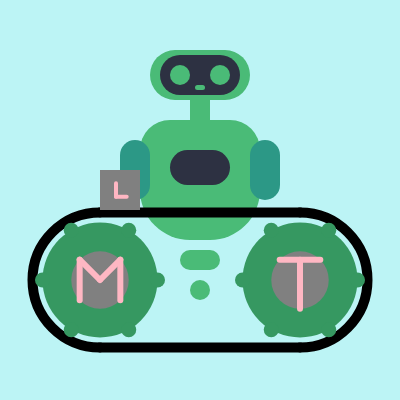
Frame 1 (no input)
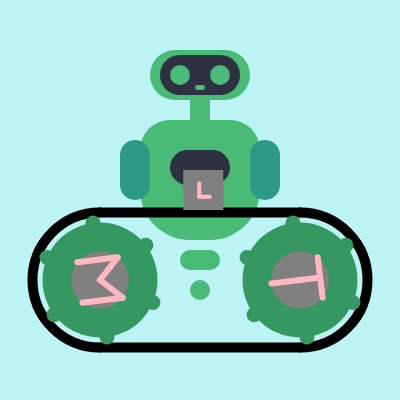
Frame 60 (no input)
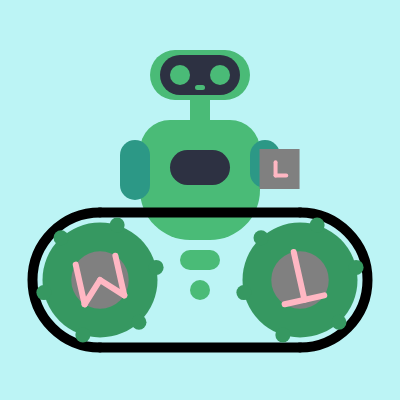
Frame 120 (the mouse pressed at the canvas centre since frame 60)

The p5.js sketch that drew these frames (run headless with seeded random() and noise() and a simulated clock; from frame 60 on, the mouse is pressed at the canvas centre):

// p5.js sketch
// ── sketch.js
/**
 * ECE_4525: Project 0, Logo Animation
 * Author: Matthew Luu Trang
 * PID: mattluutrang
 * Date: 9/2/2021
 *
 * This assignment contains the code for my logo, a robot and assembly line. The letters M, L, and T
 * are all present in the logo and are representative of my initials.
 */


class T {
  /**
   * This class forms the letter T
   */
  constructor(x, y, diameter, angle, r_rate) {
    this.x = x;
    this.y = y;
    this.d = diameter;
    this.angle = angle;
    this.r_rate = r_rate;
  }
  draw() {
    /**
     * Draw the letter T using the angle and trigonometry
     */
    stroke("#FFB7C3");
    strokeWeight(6);
    var tr_x = this.x + this.d / 2 * cos(-PI / 4 + this.angle);
    var tr_y = this.y + this.d / 2 * sin(-PI / 4 + this.angle);
    var tl_x = this.x + this.d / 2 * cos(-3 * PI / 4 + this.angle);
    var tl_y = this.y + this.d / 2 * sin(-3 * PI / 4 + this.angle);
    line(tl_x, tl_y, tr_x, tr_y); // Draw the top line of the T
    var b_x = this.x + this.d / 2 * cos(-3 * PI / 2 + this.angle);
    var b_y = this.y + this.d / 2 * sin(-3 * PI / 2 + this.angle);
    var m_x = (tr_x + tl_x) / 2;
    var m_y = (tr_y + tl_y) / 2;
    line(b_x, b_y, m_x, m_y); // Draw the stalk of the T
  }
  update() {
    /**
     * Update the angle
     */
    this.angle = this.angle + this.r_rate;
  }
}

class L {
  /**
   * This class forms the letter L
   * @param {*} x: The x coordinate of the L
   * @param {*} y: The y coordinate of the L
   * @param {*} diameter: The diameter of the L
   * @param {*} angle: The angle of the L
   * @param {*} r_rate: The rotation rate of the L
   */
  constructor(x, y, diameter) {
    this.x = x;
    this.y = y;
    this.d = diameter;
  }
  draw() {
    /**
     * Draw the letter L
     */
    stroke("#FFB7C3");
    strokeWeight(4);
    var tl_x = this.x + this.d / 2.5;
    var tl_y = this.y + this.d / 3;
    var bl_x = this.x + this.d / 2.5;
    var bl_y = this.y + 2 * this.d / 3;
    line(tl_x, tl_y, bl_x, bl_y); // Draw the vertical line
    var br_x = this.x + 2 * this.d / 3;
    var br_y = this.y + 2 * this.d / 3;
    line(br_x, br_y, bl_x, bl_y); // Draw the horizontal line

  }
  update(x, y) {
    /**
     * Update the position
     */
    this.x = x;
    this.y = y;
  }
}

class M {
  /**
   * This class forms the letter M
   * @param {*} x: The x coordinate of the M
   * @param {*} y: The y coordinate of the M
   * @param {*} diameter: The diameter of the M
   * @param {*} angle: The angle of the M
   * @param {*} r_rate: The rotation rate of the M
   */
  constructor(x, y, diameter, angle, r_rate) {
    this.x = x;
    this.y = y;
    this.d = diameter;
    this.angle = angle;
    this.r_rate = r_rate;
  }
  draw() {
    /**
     * Draw the letter M using the angle and trigonometry
     */
    stroke("#FFB7C3");
    strokeWeight(6);
    var tr_x = this.x + this.d / 2 * cos(-PI / 4 + this.angle);
    var tr_y = this.y + this.d / 2 * sin(-PI / 4 + this.angle);
    line(this.x, this.y, tr_x, tr_y);
    var tl_x = this.x + this.d / 2 * cos(-3 * PI / 4 + this.angle);
    var tl_y = this.y + this.d / 2 * sin(-3 * PI / 4 + this.angle);
    line(this.x, this.y, tl_x, tl_y);
    var bl_x = this.x + this.d / 2 * cos(-5 * PI / 4 + this.angle);
    var bl_y = this.y + this.d / 2 * sin(-5 * PI / 4 + this.angle);
    line(bl_x, bl_y, tl_x, tl_y);
    var br_x = this.x + this.d / 2 * cos(-7 * PI / 4 + this.angle);
    var br_y = this.y + this.d / 2 * sin(-7 * PI / 4 + this.angle);
    line(br_x, br_y, tr_x, tr_y);
  }
  update() {
    /**
     * Update the angle
     */
    this.angle = this.angle + this.r_rate;
  }
}

class Gear {
  /**
   * This class forms a rotating gear with a letter
   * @param {*} x: The x coordinate of the gear
   * @param {*} y: The y coordinate of the gear
   * @param {*} diameter: The diameter of the gear
   * @param {*} angle: The angle of the gear
   * @param {*} r_rate: The rotation rate of the gear
   * @param {*} letter: The letter for the gear
   * @param {*} color: The color of the gear
   */
  constructor(x, y, diameter, angle, r_rate, letter, color) {
    this.x = x;
    this.y = y;
    this.d = diameter;
    this.inner_d = diameter * 0.5;
    this.angle = angle;
    this.r_rate = r_rate;
    this.color = color;
    if (letter == "M") {
      this.letter = new M(this.x, this.y, this.inner_d, this.angle, this.r_rate)
    }
    else if (letter == "T") {
      this.letter = new T(this.x, this.y, this.inner_d, this.angle, this.r_rate)
    }
  }
  draw() {
    /**
     * Draw the gear
     */
    noStroke();
    fill(this.color);
    circle(this.x, this.y, this.d); // Outer circle
    var num_spokes = 6;
    var spoke_h = this.d * .5; // spoke height
    for (var i = 0; i < num_spokes; i++) {
      var theta = radians(i * 360 / num_spokes) + this.angle;
      var spk_x = spoke_h * cos(theta) + this.x;
      var spk_y = spoke_h * sin(theta) + this.y;
      circle(spk_x, spk_y, 15); // spoke
    }
    fill("grey");
    circle(this.x, this.y, this.inner_d); // inner circle
    this.letter.draw(); // draw the letter
  }
  update() {
    /**
     * Update the angle and update the letter
     */
    this.angle = this.angle + this.r_rate;
    this.letter.update();
  }
}

class Tread {
  /**
   * This class makes a tread or assembly line that goes through the gears
   * @param {*} x1: The first x coordinate
   * @param {*} y1: The second y coordinate
   * @param {*} x2: The second x coordinate
   * @param {*} y2: The second y coordinate
   * @param {*} diameter: The diameter of the tread
   * @param {*} offset: The offset for the diameter
   */
  constructor(x1, y1, x2, y2, diameter, offset) {
    this.x1 = x1;
    this.y1 = y1;
    this.x2 = x2;
    this.y2 = y2;
    this.d = diameter;
    this.offset = offset;
    this.color = "black";
  }
  draw() {
    /**
     * Draw the treads
     */
    strokeWeight(10);
    fill("#BCF4F5");
    stroke(this.color);
    arc(this.x1, this.y1, this.d + this.offset, this.d + this.offset, PI / 2, 3 * PI / 2); // Left arc
    arc(this.x2, this.y2, this.d + this.offset, this.d + this.offset, -PI / 2, -3 * PI / 2); // Right arc
    line(this.x1, this.y1 + (this.d + this.offset) / 2, this.x2, this.y2 + (this.d + this.offset) / 2) // bottom line
    line(this.x1, this.y1 - (this.d + this.offset) / 2, this.x2, this.y2 - (this.d + this.offset) / 2) // top line
  }
}

class Box {
  /**
   * This class forms a box
   * @param {*} x: The x coordinate of the box
   * @param {*} y: The y coordinate of the box
   * @param {*} size: The size of the box
   * @param {*} color: The color of the box
   * @param {*} angle: The initial angle of the box
   */
  constructor(x, y, size, color, angle) {
    this.init_y = y
    this.x = x;
    this.y = y;
    this.size = size;
    this.color = color;
    this.angle = angle;
    this.arc = false;
    this.speed = 115 / 2 * PI / 128;
    this.letter = new L(this.x, this.y, this.size);
  }
  draw() {
    /**
     * Draw the box
     */
    noStroke();
    fill(this.color)
    rect(this.x, this.y, this.size, this.size);
    this.letter.draw();
  }
  update() {
    /**
     * Update the position of the box based on the current position and angle
     */
    this.x = this.speed * cos(this.angle) + this.x;
    this.y = this.speed * sin(this.angle) + this.y;
    // if arc, then the box should be moving in an arc
    if (this.arc) {
      this.angle += radians(-3); // increment the angle
      if (this.y > this.init_y) {
        // if the y position has passed the initial starting point, we've landed and should stop arcing
        this.angle = 0;
        this.arc = false;
        this.speed = 115 / 2 * PI / 128;
      }
    }
    if (this.x > 300 - this.size) {
      // if the x position has passed a certain point then we are at the end of the tread, so start arcing
      this.arc = true;
      this.angle = radians(-93)
      this.speed = 115 / 2 * PI * 3 / 128;
    }
    this.letter.update(this.x, this.y);
    return this.arc;
  }
}

class Bot {
  /**
   * This class forms the robot
   */
  constructor() {
    this.x = 150;
    this.y = 50;
    this.color = "#4ABB77";
    this.angle = 0;
    this.r_arm = 60;
    this.l_arm = 60;
  }
  draw() {
    /**
     * Draw the robot
     */
    noStroke();
    fill(this.color);
    rect(this.x, this.y, 100, 50, 30); // Head
    rect(this.x + 40, this.y + 35, 20, 50, 30); // Neck
    rect(this.x - 10, this.y + 70, 120, 120, 30, 30, 50, 50); // Body
    rect(this.x + 30, this.y + 200, 40, 20, 30); // Tail
    rect(this.x + 40, this.y + 230, 20, 20, 30); // Tail x2

    fill("#2D3142");
    rect(this.x + 10, this.y + 5, 80, 40, 20); // Face
    rect(this.x + 20, this.y + 100, 60, 35, 20, 20, 20, 20); // Body Plate
    fill(this.color);
    rect(this.x + 45, this.y + 35, 10, 5, 20, 20, 20, 20); // mouth

    circle(this.x + 30, this.y + 25, 20); //left eye
    circle(this.x + 70, this.y + 25, 20); //right eye
    fill("#2C9886");
    rect(this.x - 30, this.y + 90, 30, this.l_arm, 20, 20, 20, 20); // left arm
    rect(this.x + 100, this.y + 90, 30, this.r_arm, 20, 20, 20, 20); // right arm
  }
  update(arc) {
    /**
     * Update the arm position based on if it is arcing
     */
    if (arc) {
      // if we are throwing the box
      if (this.r_arm > 25) {
        // until a certain limit
        this.r_arm = this.r_arm - 2; // raise the arm
      }
    }
    else {
      // if the box has landed
      if (this.r_arm < 59) {
        // until a certain limit
        this.r_arm = this.r_arm + 2; // lower the arm
      }
    }
  }
}

// Declare variables for the components
var gears = [];
var boxl;
var tread;
var robot;

function setup() {
  /**
   * Setup Function, called once
   */
  createCanvas(400, 400);
  var r_rate = PI / 128;
  //var r_rate = 0;
  var offset = 15;
  tread = new Tread(100, 280, 300, 280, 115, 20);
  gears.push(new Gear(100, 280, 115, 0, r_rate, "M", "#369861"))
  gears.push(new Gear(300, 280, 115, 0, r_rate, "T", "#369861"))
  var box_size = 40;
  var box_start_y = 280 - 115 - offset + box_size / 2;
  boxl = new Box(100, box_start_y, box_size, "gray", 0);
  robot = new Bot();
}

function draw() {
  /**
   * Draw the components
   */
  background("#BCF4F5");
  robot.draw();
  tread.draw();
  boxl.draw();
  var arc = boxl.update();
  for (var i = 0; i < gears.length; i++) {
    gears[i].draw();
    gears[i].update();
  }
  robot.update(arc);
}
